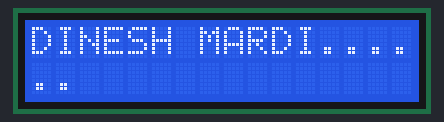
Recording of a program running on a simulated ESP32 board running MicroPython. On the bench: 16×2 character LCD. What the program prints to the serial console is not drawn.

Above: at 1.1 s.
At 5.1 s:
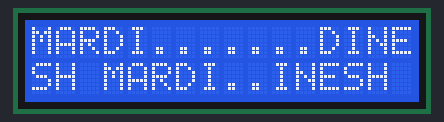
At 10.1 s:
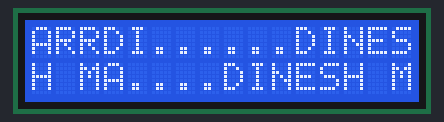
At 19.1 s:
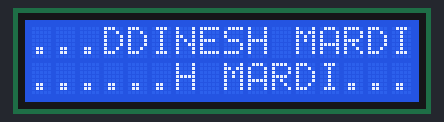
At 28.1 s:
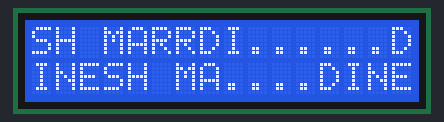
At 38.1 s:
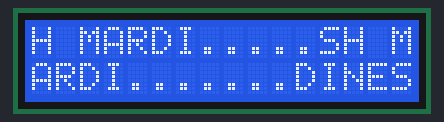

Measured:
- what the display in image 0 shows lasts 1.0 s, from 1.1 s to 2.1 s

The program:

lcd_I2C_protocol___bus.py
```python
# from machine import Pin, I2C

# i2c=I2C(0, sda=Pin(0), scl=Pin(1), freq=400000)

# devices= i2c.scan()
# i2caddr=devices[0]
# # print(hex(i2caddr))# return addres of periferal

# lcd=I2cLcd(i2c, i2caddr, 2, 16)


from machine import Pin, I2C, Timer
from pico_i2c_lcd import I2cLcd
import utime
import random

sda=Pin(0)
scl=Pin(1)

i2c=I2C(0, sda=sda, scl=scl, freq=400000)
devices=i2c.scan()
i2caddr=devices[0]
print(hex(i2caddr))
lcd=I2cLcd(i2c, i2caddr, 2, 16)


# i2cd=I2C(0, sda=Pin(21), scl=Pin(22), freq=400000)
# lcd1=I2cLcd(i2cd, i2caddr, 2, 16)

msg="DINESH MARDI......"
i=1
# while i<=12:
#   lcd.putstr(str(i))
#   utime.sleep(1)
#   lcd.clear()
#   i=i+1

#-------------------------------------------
# def numberss(timer):
#   global i
#   lcd.putstr(str(i))
#   utime.sleep(1)
#   lcd.clear()
#   i=i+1

# timer=Timer(freq=1, mode=Timer.PERIODIC, callback=numberss)

# lcd.putstr("GOOD JOB---")

#------------------------------------------------------

#to print random numbers in the screen.....

# def random_numbers(timer):
#   a=random.randint(1,6)
#   # lcd.backlight_on()
#   lcd.putstr(str(a))
#   utime.sleep(1)
#   lcd.clear()

#----------------------------

def fn(timer):
  global msg
  lcd.putstr(msg)
  msg=msg[-1]+msg[:-1]

timer=Timer(freq=1, mode=Timer.PERIODIC, callback=fn)


#code in wokwi simulator---https://wokwi.com/projects/421941636858957825
```
